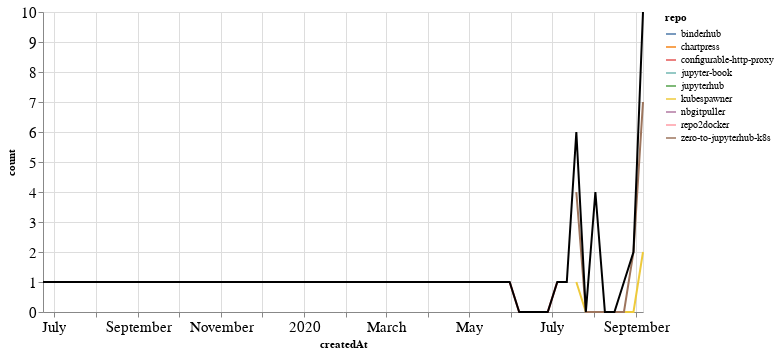

The notebook cell saved with this chart:
### Markdown cell above
## PRs

### Code cell
prs_time = prs.groupby('repo').resample('W', on='createdAt').count()['author'].reset_index()
prs_time = prs_time.rename(columns={'author': 'count'})
prs_time_total = prs_time.groupby('createdAt').agg({"count": "sum"}).reset_index()

ch1 = alt.Chart(prs_time, width=600).mark_line().encode(
    x='createdAt',
    y='count',
    color='repo',
    tooltip="repo"
)

ch2 = alt.Chart(prs_time_total, width=600).mark_line(color="black").encode(
    x='createdAt',
    y='count',
)

ch1 + ch2

### Figure 1 — Vega-Lite specification as saved in the notebook (floating-point values rounded to 4 significant figures)
{"config": {"axisLeft": {"labelFontSize": 15}, "axisBottom": {"labelFontSize": 15}}, "layer": [{"data": {"name": "data-423d1f554d9185d885a86ed84c19efe6"}, "mark": "line", "encoding": {"color": {"type": "nominal", "field": "repo"}, "tooltip": {"type": "nominal", "field": "repo"}, "x": {"type": "temporal", "field": "createdAt"}, "y": {"type": "quantitative", "field": "count"}}, "width": 600}, {"data": {"name": "data-8eaab042889e929d2a08de9517e40fc8"}, "mark": {"type": "line", "color": "black"}, "encoding": {"x": {"type": "temporal", "field": "createdAt"}, "y": {"type": "quantitative", "field": "count"}}, "width": 600}], "$schema": "https://vega.github.io/schema/vega-lite/v4.8.1.json", "datasets": {"data-423d1f554d9185d885a86ed84c19efe6": [{"repo": "binderhub", "createdAt": "2020-09-06T00:00:00", "count": 1}, {"repo": "chartpress", "createdAt": "2020-07-19T00:00:00", "count": 1}, {"repo": "configurable-http-proxy", "createdAt": "2020-05-31T00:00:00", "count": 1}, {"repo": "configurable-http-proxy", "createdAt": "2020-06-07T00:00:00", "count": 0}, {"repo": "configurable-http-proxy", "createdAt": "2020-06-14T00:00:00", "count": 0}, {"repo": "configurable-http-proxy", "createdAt": "2020-06-21T00:00:00", "count": 0}, {"repo": "configurable-http-proxy", "createdAt": "2020-06-28T00:00:00", "count": 0}, {"repo": "configurable-http-proxy", "createdAt": "2020-07-05T00:00:00", "count": 1}, {"repo": "jupyter-book", "createdAt": "2020-07-12T00:00:00", "count": 1}, {"repo": "jupyterhub", "createdAt": "2020-08-23T00:00:00", "count": 1}, {"repo": "kubespawner", "createdAt": "2020-07-19T00:00:00", "count": 1}, {"repo": "kubespawner", "createdAt": "2020-07-26T00:00:00", "count": 0}, {"repo": "kubespawner", "createdAt": "2020-08-02T00:00:00", "count": 0}, {"repo": "kubespawner", "createdAt": "2020-08-09T00:00:00", "count": 0}, {"repo": "kubespawner", "createdAt": "2020-08-16T00:00:00", "count": 0}, {"repo": "kubespawner", "createdAt": "2020-08-23T00:00:00", "count": 0}, {"repo": "kubespawner", "createdAt": "2020-08-30T00:00:00", "count": 0}, {"repo": "kubespawner", "createdAt": "2020-09-06T00:00:00", "count": 2}, {"repo": "nbgitpuller", "createdAt": "2020-08-02T00:00:00", "count": 4}, {"repo": "repo2docker", "createdAt": "2019-06-23T00:00:00", "count": 1}, {"repo": "zero-to-jupyterhub-k8s", "createdAt": "2020-07-19T00:00:00", "count": 4}, {"repo": "zero-to-jupyterhub-k8s", "createdAt": "2020-07-26T00:00:00", "count": 0}, {"repo": "zero-to-jupyterhub-k8s", "createdAt": "2020-08-02T00:00:00", "count": 0}, {"repo": "zero-to-jupyterhub-k8s", "createdAt": "2020-08-09T00:00:00", "count": 0}, {"repo": "zero-to-jupyterhub-k8s", "createdAt": "2020-08-16T00:00:00", "count": 0}, {"repo": "zero-to-jupyterhub-k8s", "createdAt": "2020-08-23T00:00:00", "count": 0}, {"repo": "zero-to-jupyterhub-k8s", "createdAt": "2020-08-30T00:00:00", "count": 2}, {"repo": "zero-to-jupyterhub-k8s", "createdAt": "2020-09-06T00:00:00", "count": 7}], "data-8eaab042889e929d2a08de9517e40fc8": [{"createdAt": "2019-06-23T00:00:00", "count": 1}, {"createdAt": "2020-05-31T00:00:00", "count": 1}, {"createdAt": "2020-06-07T00:00:00", "count": 0}, {"createdAt": "2020-06-14T00:00:00", "count": 0}, {"createdAt": "2020-06-21T00:00:00", "count": 0}, {"createdAt": "2020-06-28T00:00:00", "count": 0}, {"createdAt": "2020-07-05T00:00:00", "count": 1}, {"createdAt": "2020-07-12T00:00:00", "count": 1}, {"createdAt": "2020-07-19T00:00:00", "count": 6}, {"createdAt": "2020-07-26T00:00:00", "count": 0}, {"createdAt": "2020-08-02T00:00:00", "count": 4}, {"createdAt": "2020-08-09T00:00:00", "count": 0}, {"createdAt": "2020-08-16T00:00:00", "count": 0}, {"createdAt": "2020-08-23T00:00:00", "count": 1}, {"createdAt": "2020-08-30T00:00:00", "count": 2}, {"createdAt": "2020-09-06T00:00:00", "count": 10}]}}
